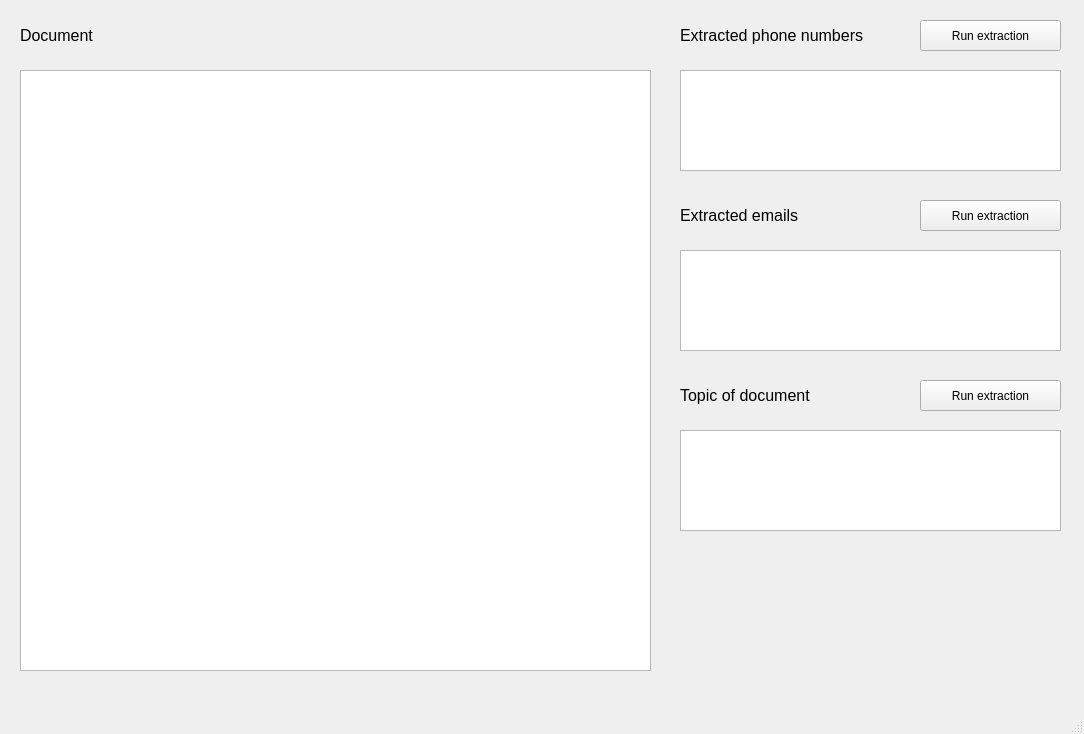
<?xml version="1.0" encoding="UTF-8"?>
<ui version="4.0">
 <class>MainWindow</class>
 <widget class="QMainWindow" name="MainWindow">
  <property name="geometry">
   <rect>
    <x>0</x>
    <y>0</y>
    <width>1084</width>
    <height>734</height>
   </rect>
  </property>
  <property name="windowTitle">
   <string>MainWindow</string>
  </property>
  <widget class="QWidget" name="centralwidget">
   <widget class="QTextEdit" name="document_text_box">
    <property name="geometry">
     <rect>
      <x>20</x>
      <y>70</y>
      <width>631</width>
      <height>601</height>
     </rect>
    </property>
   </widget>
   <widget class="QListView" name="numbers_list_view">
    <property name="geometry">
     <rect>
      <x>680</x>
      <y>70</y>
      <width>381</width>
      <height>101</height>
     </rect>
    </property>
   </widget>
   <widget class="QPushButton" name="phone_numbers_btn">
    <property name="geometry">
     <rect>
      <x>920</x>
      <y>20</y>
      <width>141</width>
      <height>31</height>
     </rect>
    </property>
    <property name="text">
     <string>Run extraction</string>
    </property>
   </widget>
   <widget class="QLabel" name="phone_numbers_label">
    <property name="geometry">
     <rect>
      <x>680</x>
      <y>20</y>
      <width>191</width>
      <height>31</height>
     </rect>
    </property>
    <property name="font">
     <font>
      <pointsize>12</pointsize>
     </font>
    </property>
    <property name="text">
     <string>Extracted phone numbers</string>
    </property>
   </widget>
   <widget class="QLabel" name="email_label">
    <property name="geometry">
     <rect>
      <x>680</x>
      <y>200</y>
      <width>191</width>
      <height>31</height>
     </rect>
    </property>
    <property name="font">
     <font>
      <pointsize>12</pointsize>
     </font>
    </property>
    <property name="text">
     <string>Extracted emails</string>
    </property>
   </widget>
   <widget class="QPushButton" name="email_btn">
    <property name="geometry">
     <rect>
      <x>920</x>
      <y>200</y>
      <width>141</width>
      <height>31</height>
     </rect>
    </property>
    <property name="text">
     <string>Run extraction</string>
    </property>
   </widget>
   <widget class="QListView" name="email_list_view">
    <property name="geometry">
     <rect>
      <x>680</x>
      <y>250</y>
      <width>381</width>
      <height>101</height>
     </rect>
    </property>
   </widget>
   <widget class="QLabel" name="topic_label">
    <property name="geometry">
     <rect>
      <x>680</x>
      <y>380</y>
      <width>191</width>
      <height>31</height>
     </rect>
    </property>
    <property name="font">
     <font>
      <pointsize>12</pointsize>
     </font>
    </property>
    <property name="text">
     <string>Topic of document</string>
    </property>
   </widget>
   <widget class="QPushButton" name="topic_btn">
    <property name="geometry">
     <rect>
      <x>920</x>
      <y>380</y>
      <width>141</width>
      <height>31</height>
     </rect>
    </property>
    <property name="text">
     <string>Run extraction</string>
    </property>
   </widget>
   <widget class="QListView" name="topis_list_view">
    <property name="geometry">
     <rect>
      <x>680</x>
      <y>430</y>
      <width>381</width>
      <height>101</height>
     </rect>
    </property>
   </widget>
   <widget class="QLabel" name="document_label">
    <property name="geometry">
     <rect>
      <x>20</x>
      <y>20</y>
      <width>191</width>
      <height>31</height>
     </rect>
    </property>
    <property name="font">
     <font>
      <pointsize>12</pointsize>
     </font>
    </property>
    <property name="text">
     <string>Document</string>
    </property>
   </widget>
  </widget>
  <widget class="QMenuBar" name="menubar">
   <property name="geometry">
    <rect>
     <x>0</x>
     <y>0</y>
     <width>1084</width>
     <height>21</height>
    </rect>
   </property>
  </widget>
  <widget class="QStatusBar" name="statusbar"/>
 </widget>
 <resources/>
 <connections/>
</ui>
